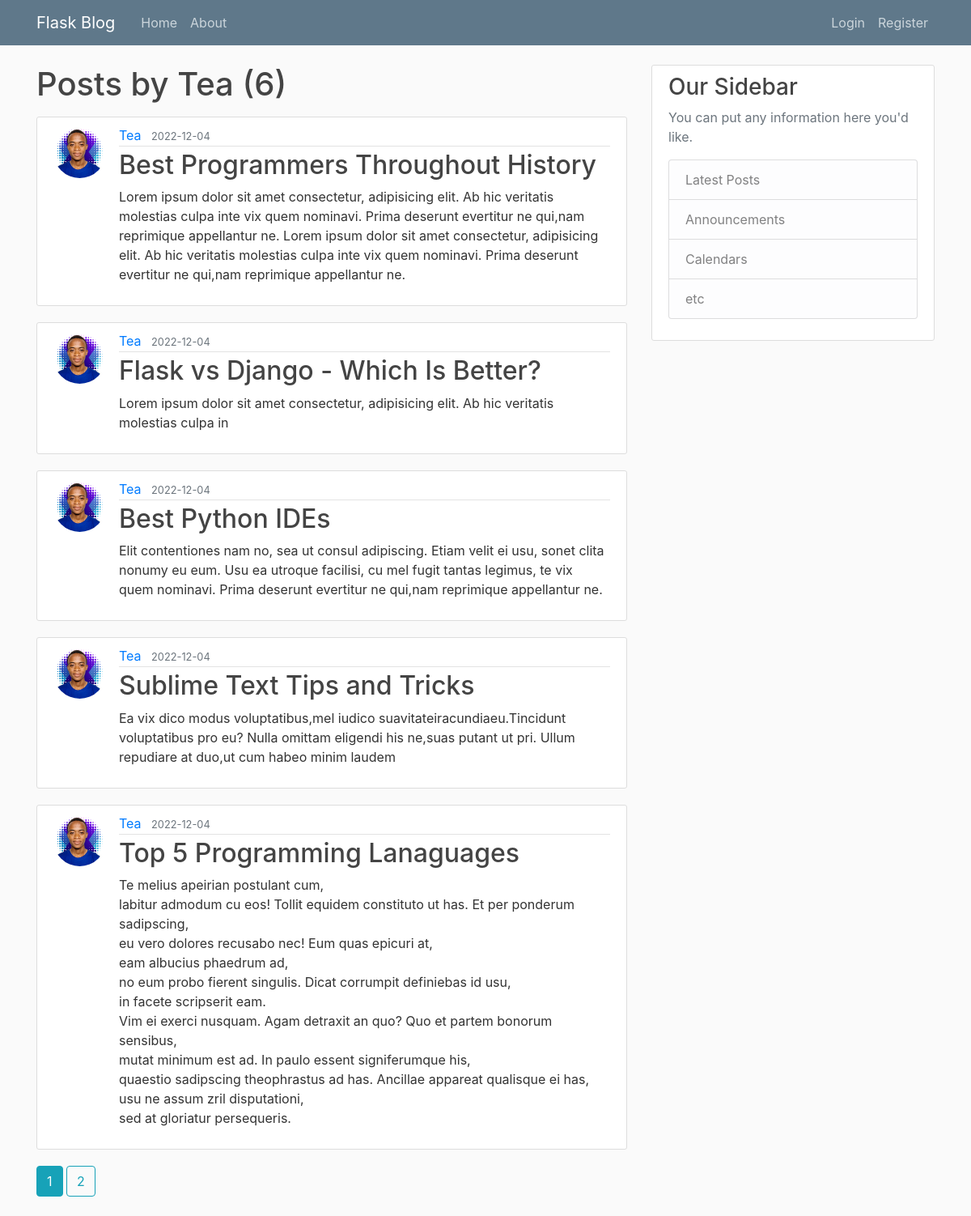
Page /user/Tea on the committed database.
### flaskblog/models.py (models this page shows, shortened)
class User(db.Model, UserMixin):
    id = db.Column(db.Integer, primary_key=True)
    username = db.Column(db.String(20), unique=True, nullable=False)
    email = db.Column(db.String(120), unique=True, nullable=False)
    image_file = db.Column(db.String(20), nullable=False, default='default.jpg')
    password = db.Column(db.String(60), nullable=False)
    posts = db.relationship('Post', backref='author', lazy=True)

class Post(db.Model):
    id = db.Column(db.Integer, primary_key=True)
    title = db.Column(db.String(100), nullable=False)
    date_posted = db.Column(db.DateTime, nullable=False, default=datetime.utcnow)
    content = db.Column(db.Text, nullable=False)
    user_id = db.Column(db.Integer, db.ForeignKey('user.id'), nullable=False)

### flaskblog/users/routes.py (the view)
@users.route("/user/<string:username>")
def user_posts(username):
    page = request.args.get('page', 1, type=int)
    user = User.query.filter_by(username=username).first_or_404()
    posts = Post.query.filter_by(author=user)\
        .order_by(Post.date_posted.desc())\
        .paginate(page=page, per_page=5)
    return render_template('user_posts.html', posts=posts, user=user)

### flaskblog/templates/user_posts.html
{% extends "layout.html" %}
{% block content %}
    <h1 class="mb-3">Posts by {{ user.username }} ({{ posts.total }})</h1>
    {% for post in posts.items %}
        <article class="media content-section">
          <img class="rounded-circle article-img" src="{{ url_for('static', filename='profile_pics/' + post.author.image_file) }}">
          <div class="media-body">
            <div class="article-metadata">
              <a class="mr-2" href="{{ url_for('users.user_posts', username=post.author.username) }}">{{ post.author.username }}</a>
              <small class="text-muted">{{ post.date_posted.strftime('%Y-%m-%d') }}</small>
            </div>
            <h2><a class="article-title" href="{{ url_for('posts.post', post_id=post.id) }}">{{ post.title }}</a></h2>
            <p class="article-content">{{ post.content }}</p>
          </div>
        </article>
    {% endfor %}
    {% for page_num in posts.iter_pages(left_edge=1, right_edge=1, left_current=1, right_current=2) %}
      {% if page_num %}
        {% if posts.page == page_num %}
          <a class="btn btn-info mb-4" href="{{ url_for('users.user_posts', username=user.username, page=page_num) }}">{{ page_num }}</a>
        {% else %}
          <a class="btn btn-outline-info mb-4" href="{{ url_for('users.user_posts', username=user.username, page=page_num) }}">{{ page_num }}</a>
        {% endif %}
      {% else %}
        ...
      {% endif %}
    {% endfor %}
{% endblock content %}

### flaskblog/static/main.css (style rules this page uses)
body { background: #fafafa; color: #333333; margin-top: 5rem; }
h1, h2, h3, h4, h5, h6 { color: #444444; }
.content-section { background: #ffffff; padding: 10px 20px; border: 1px solid #dddddd; border-radius: 3px; margin-bottom: 20px; }
.article-title { color: #444444; }
.article-content { white-space: pre-line; }
.article-img { height: 65px; width: 65px; margin-right: 16px; }
.article-metadata { padding-bottom: 1px; margin-bottom: 4px; border-bottom: 1px solid #e3e3e3 }

### rows in the picture
User: username "Tea"
Post: image_file (picture), author.username "Tea", date_posted "2022-12-04", title "Best Programmers Throughout History", content "Lorem ipsum dolor sit amet consectetur, adipisicing elit. Ab hic veritatis molestias culpa inte vix quem nominavi. Prima deserunt evertitur ne qui,nam reprimique appellantur ne. Lorem ipsum dolor sit amet consectetur, adipisicing elit. Ab hic veritatis molestias culpa inte vix quem nominavi. Prima deserunt evertitur ne qui,nam reprimique appellantur ne."
Post: image_file (picture), author.username "Tea", date_posted "2022-12-04", title "Flask vs Django - Which Is Better?", content "Lorem ipsum dolor sit amet consectetur, adipisicing elit. Ab hic veritatis molestias culpa in"
Post: image_file (picture), author.username "Tea", date_posted "2022-12-04", title "Best Python IDEs", content "Elit contentiones nam no, sea ut consul adipiscing. Etiam velit ei usu, sonet clita nonumy eu eum. Usu ea utroque facilisi, cu mel fugit tantas legimus, te vix quem nominavi. Prima deserunt evertitur ne qui,nam reprimique appellantur ne."
Post: image_file (picture), author.username "Tea", date_posted "2022-12-04", title "Sublime Text Tips and Tricks", content "Ea vix dico modus voluptatibus,mel iudico suavitateiracundiaeu.Tincidunt voluptatibus pro eu? Nulla omittam eligendi his ne,suas putant ut pri. Ullum repudiare at duo,ut cum habeo minim laudem"
Post: image_file (picture), author.username "Tea", date_posted "2022-12-04", title "Top 5 Programming Lanaguages", content "Te melius apeirian postulant cum, labitur admodum cu eos! Tollit equidem constituto ut has. Et per ponderum sadipscing, eu vero dolores recusabo nec! Eum quas epicuri at, eam albucius phaedrum ad, no eum probo fierent singulis. Dicat corrumpit definiebas id usu, in facete scripserit eam. Vim ei exerci nusquam. Agam detraxit an quo? Quo et partem bonorum sensibus, mutat minimum est ad. In paulo essent signiferumque his, quaestio sadipscing theophrastus ad has. Ancillae appareat qualisque ei has, usu ne assum zril disputationi, sed at gloriatur persequeris."

### other values in the picture
{{ posts.total }} "6"
{{ page_num }} "1"
{{ page_num }} "2"
